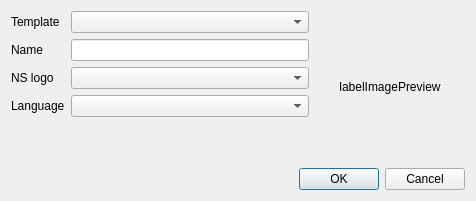
<?xml version="1.0" encoding="UTF-8"?>
<ui version="4.0">
 <class>Dialog</class>
 <widget class="QDialog" name="Dialog">
  <property name="geometry">
   <rect>
    <x>0</x>
    <y>0</y>
    <width>476</width>
    <height>201</height>
   </rect>
  </property>
  <property name="windowTitle">
   <string>Create GFA Layout</string>
  </property>
  <property name="modal">
   <bool>true</bool>
  </property>
  <layout class="QVBoxLayout" name="verticalLayout">
   <item>
    <layout class="QHBoxLayout" name="horizontalLayout">
     <item>
      <layout class="QFormLayout" name="formLayout">
       <item row="0" column="0">
        <widget class="QLabel" name="labelTemplate">
         <property name="text">
          <string>Template</string>
         </property>
        </widget>
       </item>
       <item row="0" column="1">
        <widget class="QComboBox" name="comboBoxTemplate">
         <property name="currentIndex">
          <number>0</number>
         </property>
         <item>
          <property name="text">
           <string/>
          </property>
         </item>
        </widget>
       </item>
       <item row="1" column="0">
        <widget class="QLabel" name="labelName">
         <property name="text">
          <string>Name</string>
         </property>
        </widget>
       </item>
       <item row="1" column="1">
        <widget class="QLineEdit" name="lineEditName"/>
       </item>
       <item row="2" column="0">
        <widget class="QLabel" name="labelNsLogo">
         <property name="text">
          <string>NS logo</string>
         </property>
        </widget>
       </item>
       <item row="2" column="1">
        <widget class="QComboBox" name="comboBoxNsLogo"/>
       </item>
       <item row="3" column="0">
        <widget class="QLabel" name="labelLanguage">
         <property name="text">
          <string>Language</string>
         </property>
        </widget>
       </item>
       <item row="3" column="1">
        <widget class="QComboBox" name="comboBoxLanguage"/>
       </item>
      </layout>
     </item>
     <item>
      <widget class="QLabel" name="labelImagePreview">
       <property name="minimumSize">
        <size>
         <width>150</width>
         <height>150</height>
        </size>
       </property>
       <property name="text">
        <string>labelImagePreview</string>
       </property>
       <property name="alignment">
        <set>Qt::AlignCenter</set>
       </property>
      </widget>
     </item>
    </layout>
   </item>
   <item>
    <widget class="QDialogButtonBox" name="buttonBox">
     <property name="orientation">
      <enum>Qt::Horizontal</enum>
     </property>
     <property name="standardButtons">
      <set>QDialogButtonBox::Cancel|QDialogButtonBox::Ok</set>
     </property>
    </widget>
   </item>
  </layout>
 </widget>
 <resources/>
 <connections>
  <connection>
   <sender>buttonBox</sender>
   <signal>accepted()</signal>
   <receiver>Dialog</receiver>
   <slot>accept()</slot>
   <hints>
    <hint type="sourcelabel">
     <x>248</x>
     <y>254</y>
    </hint>
    <hint type="destinationlabel">
     <x>157</x>
     <y>274</y>
    </hint>
   </hints>
  </connection>
  <connection>
   <sender>buttonBox</sender>
   <signal>rejected()</signal>
   <receiver>Dialog</receiver>
   <slot>reject()</slot>
   <hints>
    <hint type="sourcelabel">
     <x>316</x>
     <y>260</y>
    </hint>
    <hint type="destinationlabel">
     <x>286</x>
     <y>274</y>
    </hint>
   </hints>
  </connection>
 </connections>
</ui>
